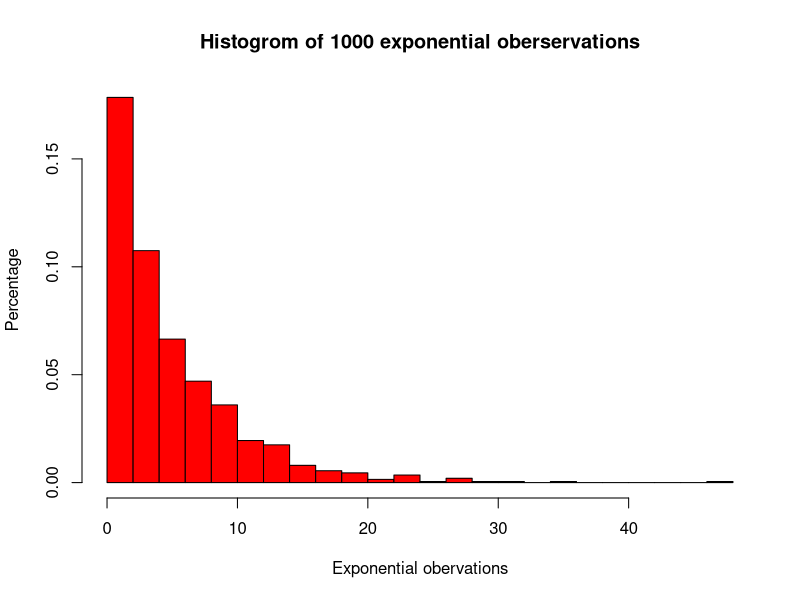
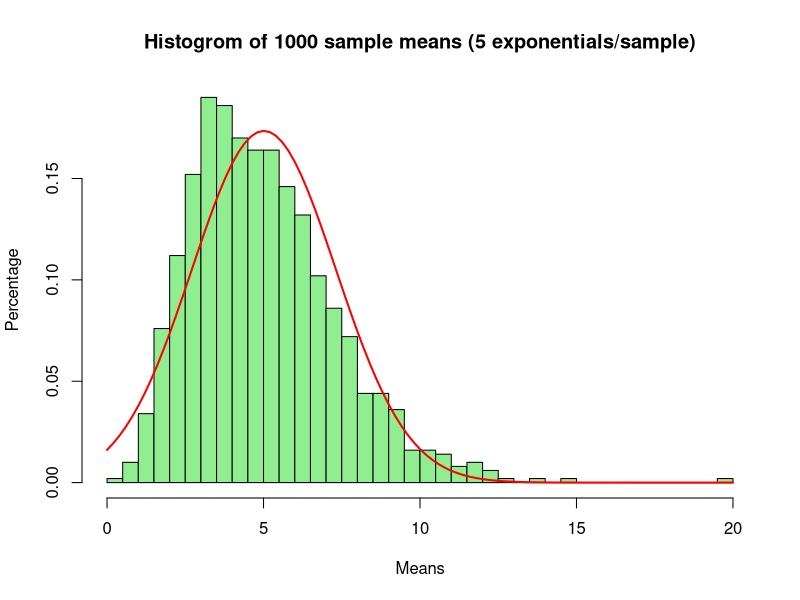
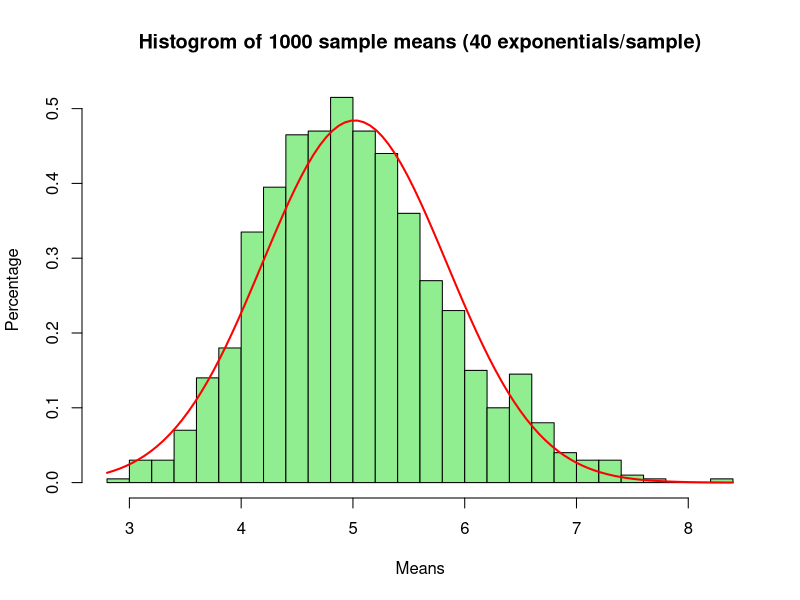
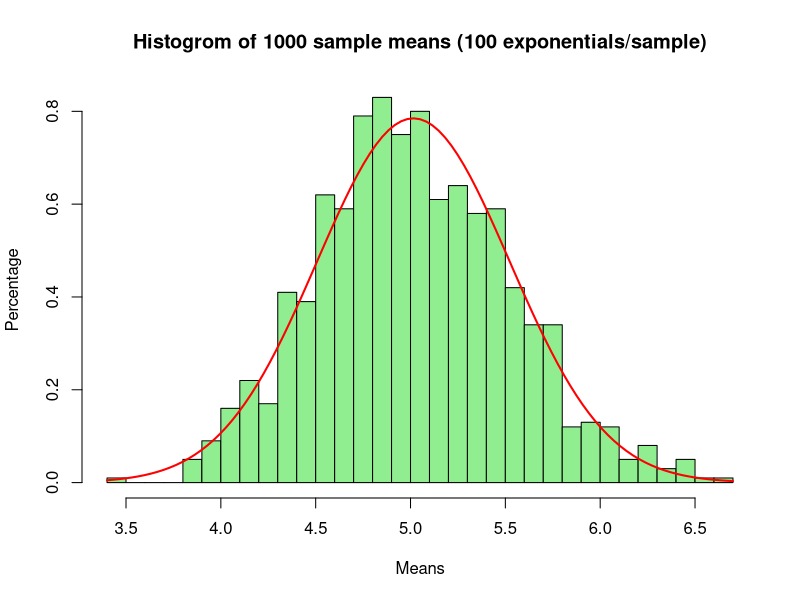
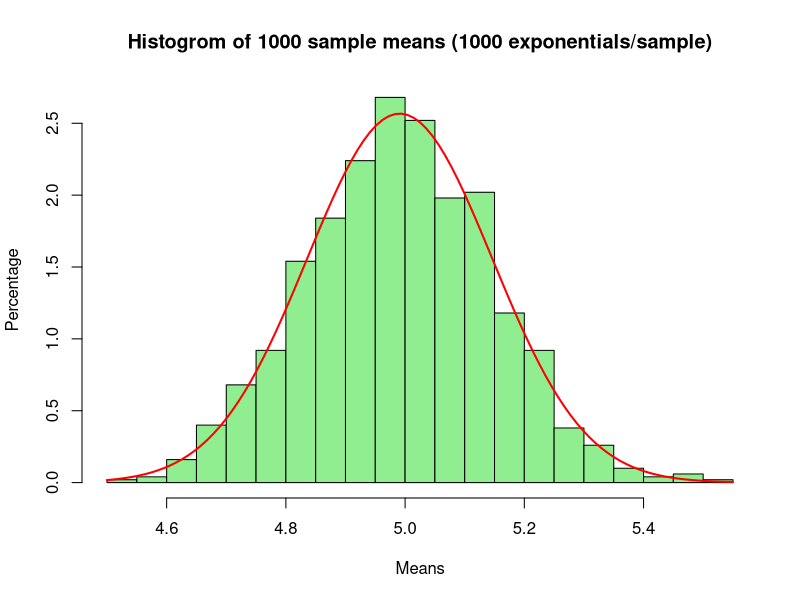
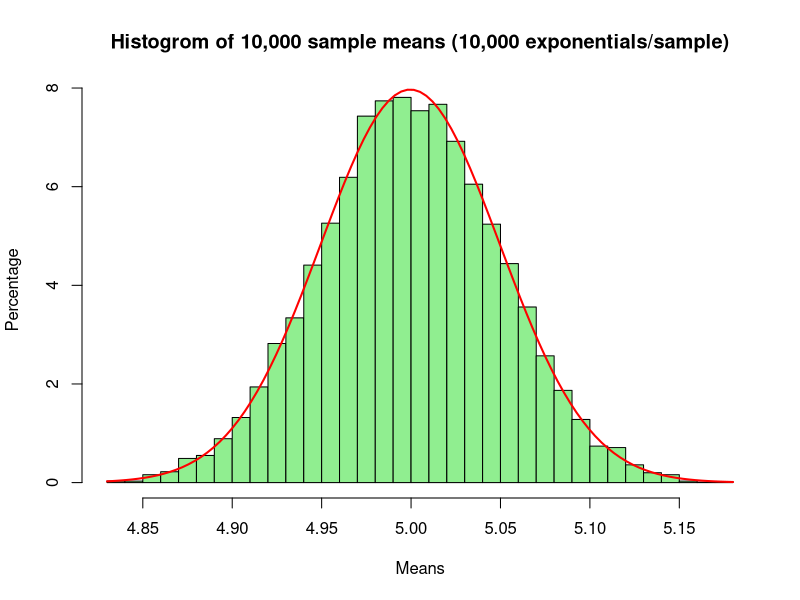

Source code (R) for these figures, in order:
## ---- chunk 1
set.seed(100000)
x <- rexp(1000,0.2)
hist(x, breaks=30, xlab="Exponential obervations", ylab="Percentage", main="Histogrom of 1000 exponential oberservations",col="red", prob = TRUE)
print(paste("Mean=", format(mean(x), digits=8), "     ", "Variance=", format(var(x), digits=8)))
## ---- chunk 2

##Mean distribution of 1000 samples (5 exponential obervations/sample)
mns1 = NULL
set.seed(100000)
for (i in 1 : 1000) mns1 = c(mns1, mean(rexp(5, 0.2)))
hist(mns1, xlab="Means", breaks=30,ylab="Percentage", main="Histogrom of 1000 sample means (5 exponentials/sample)",col="lightgreen", prob = TRUE)
curve(dnorm(x, mean=mean(mns1), sd=sd(mns1)), add=TRUE, col="red", lwd=2)
print(paste("Mean=", format(mean(mns1), digits=8), "     ", "Variance=", format(var(mns1), digits=8)))
## ---- chunk 3

##Mean distribution of 100,000 samples (40 exponential obervations/sample)
mns2 = NULL
set.seed(100000)
for (i in 1 : 1000) mns2 = c(mns2, mean(rexp(40, 0.2)))
hist(mns2, xlab="Means", breaks=30,ylab="Percentage", main="Histogrom of 1000 sample means (40 exponentials/sample)",col="lightgreen", prob = TRUE)
curve(dnorm(x, mean=mean(mns2), sd=sd(mns2)), add=TRUE, col="red", lwd=2)
print(paste("Mean=", format(mean(mns2), digits=8), "     ", "Variance=", format(var(mns2), digits=8)))
## ---- chunk 4

##Mean distribution of 1000 samples (100 exponential obervations/sample)
mns3 = NULL
set.seed(100000)
for (i in 1 : 1000) mns3 = c(mns3, mean(rexp(100, 0.2)))
hist(mns3, xlab="Means", breaks=30,ylab="Percentage", main="Histogrom of 1000 sample means (100 exponentials/sample)",col="lightgreen", prob = TRUE)
curve(dnorm(x, mean=mean(mns3), sd=sd(mns3)), add=TRUE, col="red", lwd=2)
print(paste("Mean=", format(mean(mns3), digits=8), "     ", "Variance=", format(var(mns3), digits=8)))
## ---- chunk 5

##Mean distribution of 1000 samples (1000 exponential obervations/sample)
mns4 = NULL
set.seed(100000)
for (i in 1 : 1000) mns4 = c(mns4, mean(rexp(1000, 0.2)))
hist(mns4, xlab="Means", breaks=30,ylab="Percentage", main="Histogrom of 1000 sample means (1000 exponentials/sample)",col="lightgreen", prob = TRUE)
curve(dnorm(x, mean=mean(mns4), sd=sd(mns4)), add=TRUE, col="red", lwd=2)
print(paste("Mean=", format(mean(mns4), digits=8), "     ", "Variance=", format(var(mns4), digits=8)))
## ---- chunk 6
##Mean distribution of 10,000 samples (10,000 exponential obervations/sample)
mns5 = NULL
set.seed(100000)
for (i in 1 : 10000) mns5 = c(mns5, mean(rexp(10000, 0.2)))
hist(mns5, xlab="Means", breaks=30,ylab="Percentage", main="Histogrom of 10,000 sample means (10,000 exponentials/sample)",col="lightgreen", prob = TRUE)
curve(dnorm(x, mean=mean(mns5), sd=sd(mns5)), add=TRUE, col="red", lwd=2)
print(paste("Mean=", format(mean(mns5), digits=8), "     ", "Variance=", format(var(mns5), digits=8)))
